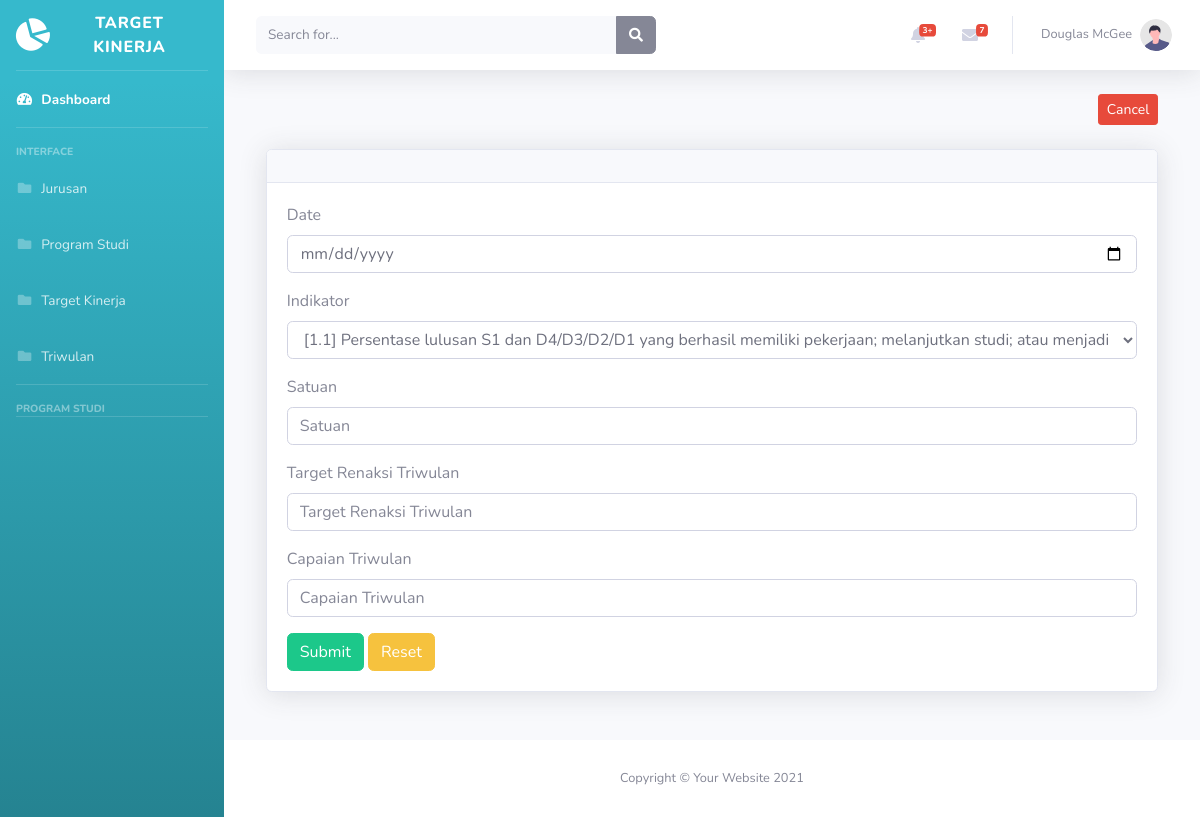
The page /tambah_tw.php on the database as committed earlier.
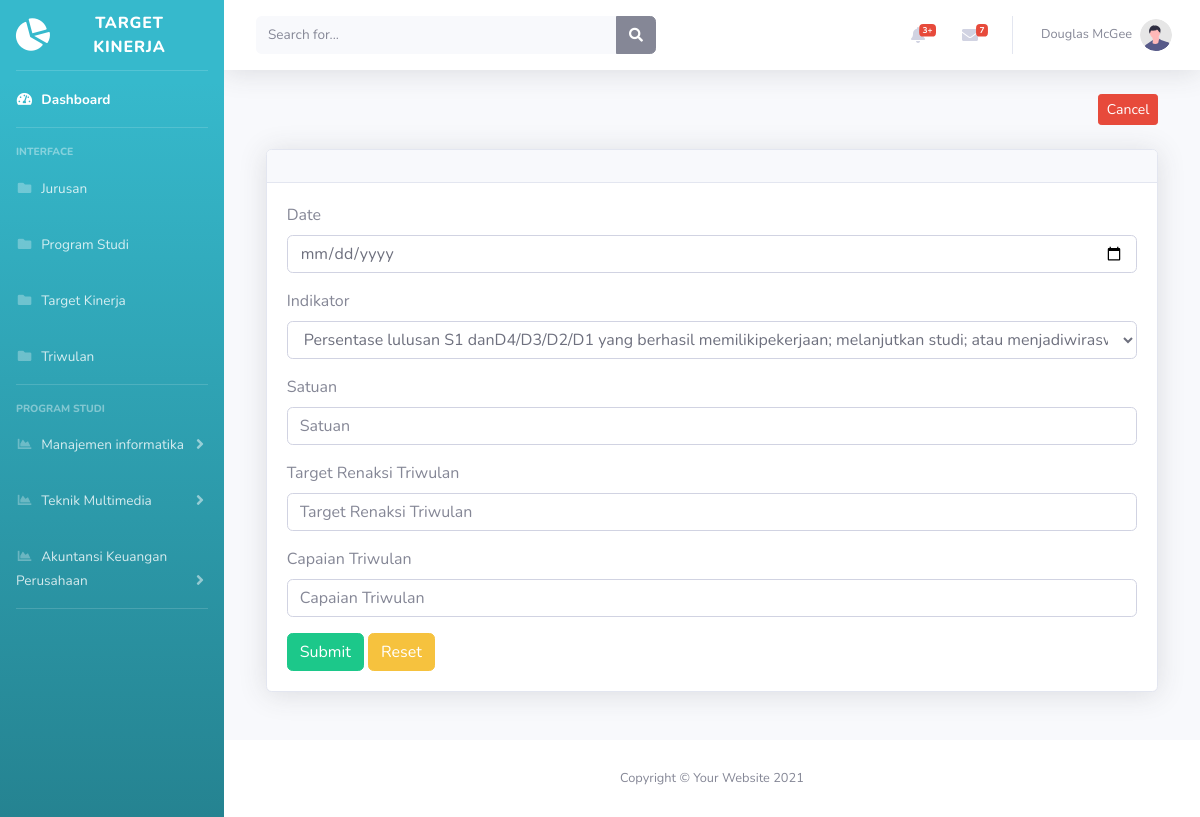
The same page on the database as committed later.
### tables this page shows
CREATE TABLE `prodi` (
  `id_prodi` int(10) NOT NULL,
  `id_jurusan` int(11) NOT NULL,
  `nama_prodi` varchar(255) NOT NULL
);

### tambah_tw.php (the view, shortened to what the changed rows need)
<!DOCTYPE html>
<html lang="en">
  <head>
    <link
      href="vendor/fontawesome-free/css/all.min.css"
      rel="stylesheet"
      type="text/css"
    />
    <link href="css/sb-admin-2.min.css" rel="stylesheet" />
  </head>
  <body id="page-top">
    <div id="wrapper">
      <ul
        class="navbar-nav bg-gradient-info sidebar sidebar-dark accordion"
        id="accordionSidebar"
      >
        <?php
        include 'koneksi.php';
        $data = mysqli_query($koneksi, "SELECT * FROM prodi");
        while($d = mysqli_fetch_array($data)){
        ?>
        <li class="nav-item">
          <a
            class="nav-link collapsed"
            href="#"
            data-toggle="collapse"
            data-target="#collapsePages"
            aria-expanded="true"
            aria-controls="collapsePages"
          >
            <i class="fas fa-fw fa-chart-area"></i>
            <span><?php echo $d['nama_prodi']; ?></span>
          </a>
        </li>
        <?php } ?>
      </ul>
      <div id="content-wrapper" class="d-flex flex-column">
        <div id="content">
          <div class="row d-flex justify-content-center">
              <div class="col-lg-11 mb-4">
                <br/>
                <div class="card shadow mb-4">
                  <div class="card-body">
                    <form method="post" action="tambahaksi_tw.php">
                        <div class="form-group">
                            <label for="indikator">Indikator</label>
                            <select class="form-control" name="indikator">
                                <?php
                                include 'koneksi.php';
                                $data = mysqli_query($koneksi, "SELECT * FROM iku");
                                mysqli_data_seek($data, 0);
                                while($d = mysqli_fetch_array($data)){
                                    ?>
                                    <option value="<?php echo $d['id_iku']?>"><?php echo $d['indikator']; ?></option>
                                <?php } ?>
                            </select>
                        </div>
                    </form>
                  </div>
                </div>
              </div>
            </div>
          </div>
      </div>
    </div>
  </body>
</html>

Rows that differ between the two databases and show on the page:
added prodi: nama_prodi "Manajemen informatika"
added prodi: nama_prodi "Teknik Multimedia"
added prodi: nama_prodi "Akuntansi Keuangan Perusahaan"
Other text that changed with them:
form field indikator: "[1.1] Persentase lulusan S1 dan D4/D3/D2/D1 yang berhasil memiliki pekerjaan; melanjutkan studi; atau menjadi wiraswasta" → "Persentase lulusan S1 danD4/D3/D2/D1 yang berhasil memilikipekerjaan; melanjutkan studi; atau menjadiwiraswasta"
